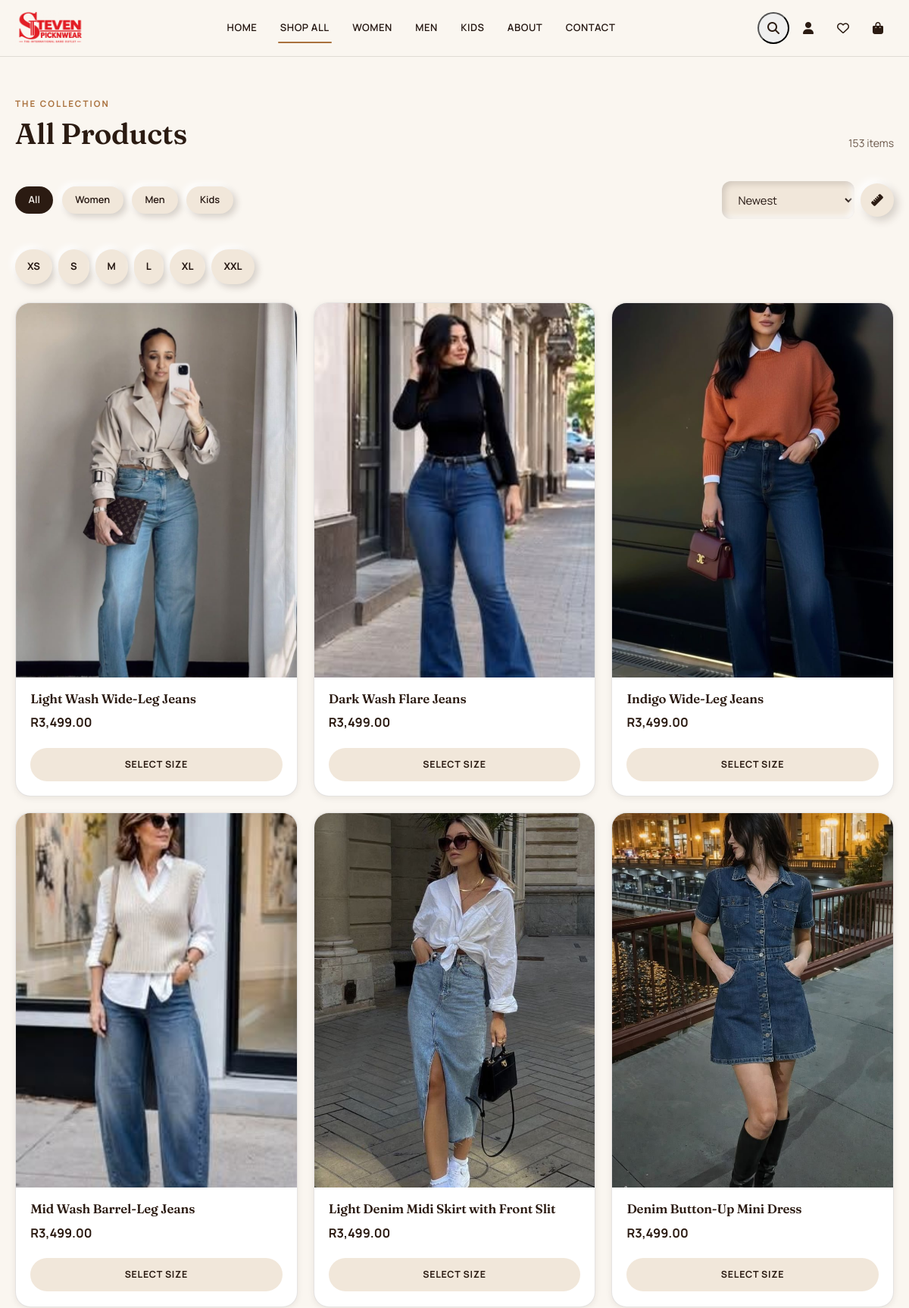
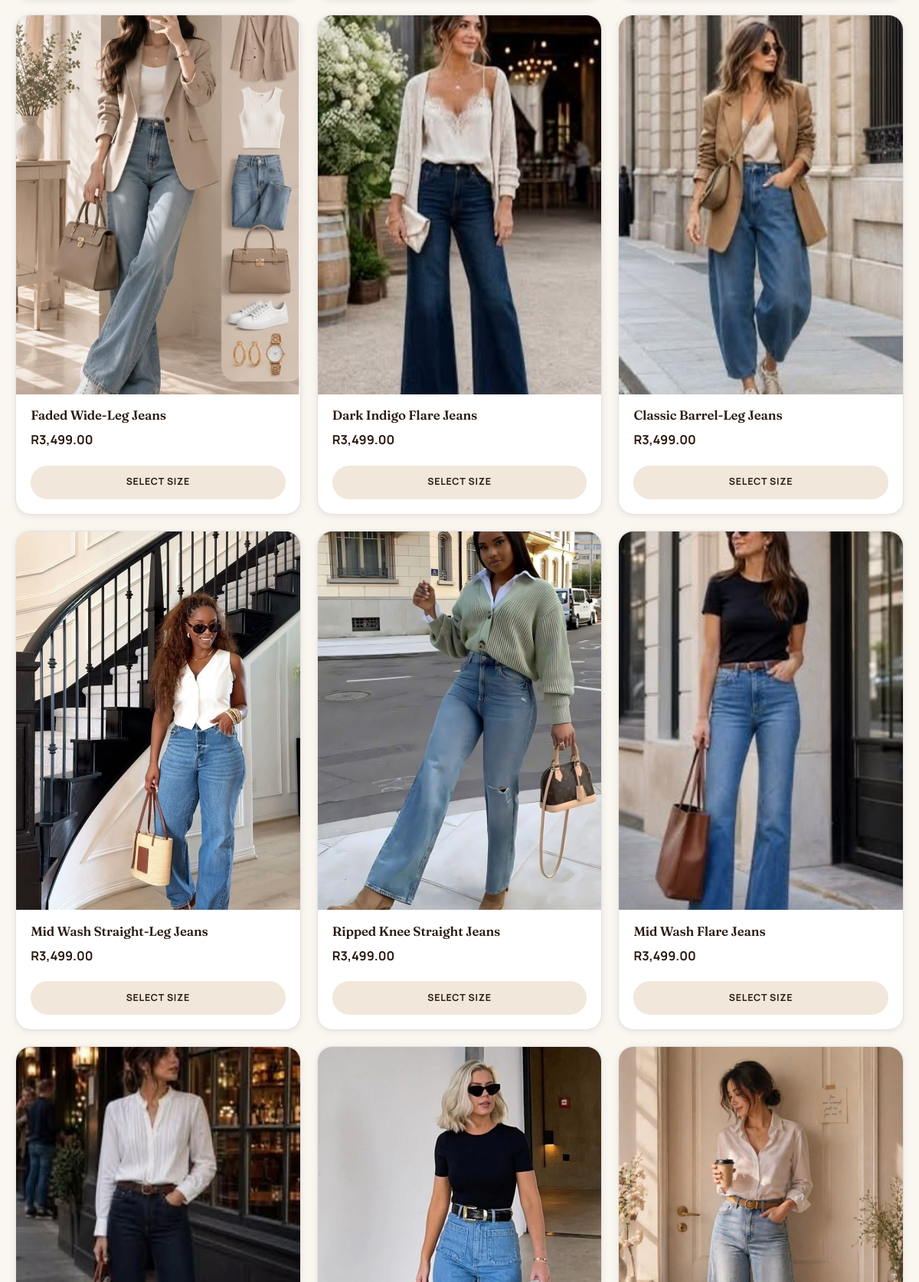
The page /shop.php (upper part) on the database its author committed (2 pictures, top to bottom).
### tables this page shows
CREATE TABLE IF NOT EXISTS `categories` (
  `id`         INT UNSIGNED NOT NULL AUTO_INCREMENT,
  `name`       VARCHAR(120) NOT NULL,
  `slug`       VARCHAR(140) NOT NULL UNIQUE,
  `parent_id`  INT UNSIGNED DEFAULT NULL,
  `image`      VARCHAR(500) DEFAULT NULL,
  `status`     ENUM('active','inactive') NOT NULL DEFAULT 'active',
  `sort_order` INT NOT NULL DEFAULT 0,
  `created_at` DATETIME NOT NULL DEFAULT CURRENT_TIMESTAMP,
  PRIMARY KEY (`id`),
  KEY `idx_slug` (`slug`),
  KEY `idx_parent` (`parent_id`)
);

CREATE TABLE IF NOT EXISTS `products` (
  `id`                 INT UNSIGNED NOT NULL AUTO_INCREMENT,
  `category_id`        INT UNSIGNED DEFAULT NULL,
  `name`               VARCHAR(200) NOT NULL,
  `slug`               VARCHAR(220) NOT NULL UNIQUE,
  `description`        LONGTEXT DEFAULT NULL,
  `short_desc`         TEXT DEFAULT NULL,
  `type`               ENUM('simple','variable') NOT NULL DEFAULT 'variable',
  `base_price`         DECIMAL(10,2) NOT NULL DEFAULT 0.00,
  `sale_price`         DECIMAL(10,2) DEFAULT NULL,
  `sku`                VARCHAR(80) DEFAULT NULL UNIQUE,
  `stock_status`       ENUM('in_stock','out_of_stock','on_backorder') NOT NULL DEFAULT 'in_stock',
  `stock_qty`          INT NOT NULL DEFAULT 0,
  `featured_image`     VARCHAR(500) DEFAULT NULL,
  `is_featured`        TINYINT(1) NOT NULL DEFAULT 0,
  `is_sale`            TINYINT(1) NOT NULL DEFAULT 0,
  `is_one_of_a_kind`   TINYINT(1) NOT NULL DEFAULT 0,
  `status`             ENUM('published','draft') NOT NULL DEFAULT 'draft',
  `tags`                VARCHAR(500) DEFAULT NULL,
  `meta_title`         VARCHAR(200) DEFAULT NULL,
  `meta_desc`          VARCHAR(320) DEFAULT NULL,
  `created_at`         DATETIME NOT NULL DEFAULT CURRENT_TIMESTAMP,
  `updated_at`         DATETIME NOT NULL DEFAULT CURRENT_TIMESTAMP ON UPDATE CURRENT_TIMESTAMP,
  PRIMARY KEY (`id`),
  KEY `idx_slug` (`slug`),
  KEY `idx_category` (`category_id`),
  KEY `idx_featured` (`is_featured`),
  KEY `idx_sale` (`is_sale`),
  KEY `idx_stock` (`stock_status`),
  KEY `idx_status` (`status`)
);

### config/security.php (called while the page is built, shortened)
<?php
function sanitize(mixed $data): mixed
{
    return htmlspecialchars(strip_tags(trim($data)), ENT_QUOTES, 'UTF-8');
}

### classes/ProductRepository.php (called while the page is built, shortened)
<?php
final class ProductRepository
{
    public function getAll(array $filters = [], int $page = 1, int $perPage = PRODUCTS_PER_PAGE): array
    {
        $where  = ['1=1'];
        $params = [];
        $status = $filters['status'] ?? 'published';
        if ($status !== 'all') {
            $where[] = 'p.status = :status';
            $params[':status'] = $status;
        }
        $orderBy = match ($filters['sort'] ?? 'newest') {
            'price_asc'  => 'COALESCE(p.sale_price, p.base_price) ASC',
            'price_desc' => 'COALESCE(p.sale_price, p.base_price) DESC',
            'name'       => 'p.name ASC',
            default      => 'p.created_at DESC',
        };
        $whereSql = implode(' AND ', $where);
        $countStmt = db()->prepare("SELECT COUNT(*) FROM products p LEFT JOIN categories c ON c.id = p.category_id WHERE $whereSql");
        $countStmt->execute($params);
        $total = (int) $countStmt->fetchColumn();
        $perPage = max(1, $perPage);
        $pages   = (int) max(1, ceil($total / $perPage));
        $page    = max(1, min($page, $pages));
        $offset  = ($page - 1) * $perPage;
        $sql = "SELECT p.*, c.name AS category_name, c.slug AS category_slug
                FROM products p LEFT JOIN categories c ON c.id = p.category_id
                WHERE $whereSql ORDER BY $orderBy LIMIT :limit OFFSET :offset";
        $stmt = db()->prepare($sql);
        foreach ($params as $k => $v) {
            $stmt->bindValue($k, $v);
        }
        $stmt->bindValue(':limit', $perPage, PDO::PARAM_INT);
        $stmt->bindValue(':offset', $offset, PDO::PARAM_INT);
        $stmt->execute();
        return ['items' => $stmt->fetchAll(), 'total' => $total, 'pages' => $pages, 'page' => $page];
    }
    public function getPrice(array $product): float
    {
        return ($product['is_sale'] && $product['sale_price']) ? (float) $product['sale_price'] : (float) $product['base_price'];
    }
}

### config/db.php (called while the page is built, shortened)
<?php
final class Database
{
    private static ?PDO $instance = null;
    public static function connect(): PDO
    {
        if (self::$instance === null) {
            $dsn = 'mysql:host=' . DB_HOST . ';dbname=' . DB_NAME . ';charset=' . DB_CHARSET;
            $options = [
                PDO::ATTR_ERRMODE            => PDO::ERRMODE_EXCEPTION,
                PDO::ATTR_DEFAULT_FETCH_MODE => PDO::FETCH_ASSOC,
                PDO::ATTR_EMULATE_PREPARES   => false,
                PDO::MYSQL_ATTR_INIT_COMMAND => "SET NAMES utf8mb4 COLLATE utf8mb4_unicode_ci",
            ];
            self::$instance = new PDO($dsn, DB_USER, DB_PASS, $options);
        }
        return self::$instance;
    }
}
function db(): PDO
{
    return Database::connect();
}

### includes/functions.php (called while the page is built, shortened)
<?php
require_once __DIR__ . '/../config/db.php';
require_once __DIR__ . '/../config/security.php';
require_once __DIR__ . '/../classes/ProductRepository.php';
function format_price(float $amount): string
{
    return CURRENCY . number_format($amount, 2);
}
function product_image(?string $url): string
{
    return str_starts_with($url, 'http') ? $url : SITE_URL . '/' . ltrim($url, '/');
}
function get_categories(bool $activeOnly = true): array
{
    $sql = "SELECT c.*, (SELECT COUNT(*) FROM products p WHERE p.category_id = c.id AND p.status='published') AS product_count
            FROM categories c" . ($activeOnly ? " WHERE c.status = 'active'" : "") . " ORDER BY c.sort_order, c.name";
    return db()->query($sql)->fetchAll();
}

### includes/product-card.php (the view, shortened to what this page needs)
<?php
$repo = $repo ?? new ProductRepository();
$price = $repo->getPrice($product);
$img = product_image($product['featured_image']);
?>
<div class="product-card" data-product-id="<?= $product['id'] ?>">
  <div class="product-card-img-wrap">
    <a href="<?= SITE_URL ?>/modules/shop/product.php?slug=<?= urlencode($product['slug']) ?>">
      <img class="product-card-img" src="<?= htmlspecialchars($img) ?>" alt="<?= htmlspecialchars($product['name']) ?>" loading="lazy"
           onerror="this.onerror=null;this.src='<?= SITE_URL ?>/assets/img/placeholder.jpg'">
    </a>
  </div>
  <div class="product-card-body">
    <h3 class="product-card-name">
      <a href="<?= SITE_URL ?>/modules/shop/product.php?slug=<?= urlencode($product['slug']) ?>"><?= htmlspecialchars($product['name']) ?></a>
    </h3>
    <div class="product-card-price">
      <span class="price-current"><?= format_price($price) ?></span>
    </div>
  </div>
  <div class="product-card-footer">
    <a href="<?= SITE_URL ?>/modules/shop/product.php?slug=<?= urlencode($product['slug']) ?>" class="add-to-cart-btn" style="display:block;text-align:center;">
      <?= $product['stock_status'] === 'out_of_stock' ? 'Sold Out' : 'Select Size' ?>
    </a>
  </div>
</div>

### shop.php (shortened to what this page needs)
<?php
require_once __DIR__ . '/includes/functions.php';
require_once __DIR__ . '/includes/header.php';
$repo = new ProductRepository();
$filters = ['status' => 'published'];
$filters['sort'] = sanitize($_GET['sort'] ?? ($filters['sort'] ?? 'newest'));
$page = max(1, (int) ($_GET['page'] ?? 1));
$result = $repo->getAll($filters, $page, PRODUCTS_PER_PAGE);
$categories = get_categories();
$activeCat  = $filters['category'] ?? '';
$sizes      = $activeCat === 'kids' ? KIDS_SIZES : JACKET_SIZES;
$heading    = MAIN_CATEGORIES[$activeCat] ?? ($activeCat !== '' ? ucfirst($activeCat) : 'All Products');
$wishlistIds = is_logged_in() ? wishlist_ids((int) $current_user['id']) : [];
function shop_qs(array $overrides): string {
    $params = array_merge($_GET, $overrides);
    $params = array_filter($params, fn($v) => $v !== '' && $v !== null);
    return '?' . http_build_query($params);
}
?>
<section class="section-sm">
  <div class="container-ric">
    <div class="section-heading">
      <div>
        <span class="eyebrow">The Collection</span>
        <h2><?= htmlspecialchars($heading) ?></h2>
      </div>
      <span class="text-muted-ric small"><?= $result['total'] ?> item<?= $result['total'] === 1 ? '' : 's' ?></span>
    </div>
    <div class="filters-bar">
      <a href="<?= shop_qs(['category' => null, 'style' => null, 'size' => null, 'page' => null]) ?>" class="chip <?= empty($filters['category']) ? 'is-active' : '' ?>">All</a>
      <?php foreach ($categories as $cat): ?>
        <a href="<?= shop_qs(['category' => $cat['slug'], 'style' => null, 'size' => null, 'page' => null]) ?>" class="chip <?= ($filters['category'] ?? '') === $cat['slug'] ? 'is-active' : '' ?>"><?= htmlspecialchars($cat['name']) ?></a>
      <?php endforeach; ?>
      <div class="ms-auto d-flex gap-2 align-items-center">
        <select class="form-control-ric" style="width:auto;" onchange="window.location.href=this.value">
          <?php foreach (['newest' => 'Newest', 'price_asc' => 'Price: Low to High', 'price_desc' => 'Price: High to Low', 'name' => 'Name A–Z'] as $val => $label): ?>
            <option value="<?= shop_qs(['sort' => $val]) ?>" <?= $filters['sort'] === $val ? 'selected' : '' ?>><?= $label ?></option>
          <?php endforeach; ?>
        </select>
        <button type="button" class="btn-icon-neu" data-bs-toggle="modal" data-bs-target="#sizeGuideModal" title="Size Guide"><i class="fa-solid fa-ruler"></i></button>
      </div>
    </div>
    <div class="d-flex flex-wrap gap-2 mb-4">
      <?php foreach ($sizes as $sz): ?>
        <a href="<?= shop_qs(['size' => ($filters['size'] ?? '') === $sz ? null : $sz]) ?>" class="size-chip <?= ($filters['size'] ?? '') === $sz ? 'is-active' : '' ?>" style="width:auto;padding:0 1rem;border-radius:var(--radius-pill);"><?= $sz ?></a>
      <?php endforeach; ?>
    </div>
    <?php if ($result['items']): ?>
      <div class="product-grid">
        <?php foreach ($result['items'] as $product): $in_wishlist = in_array($product['id'], $wishlistIds); ?>
          <?php include __DIR__ . '/includes/product-card.php'; ?>
        <?php endforeach; ?>
      </div>
    <?php endif; ?>
  </div>
</section>
<?php require_once __DIR__ . '/includes/footer.php'; ?>

### assets/css/theme.css (style rules this page uses)
:root { --espresso: #2B1B12; --espresso-2: #3D2818; --espresso-3: #4A3220; --saddle: #A9713D; --saddle-light: #C99760; --saddle-dark: #8A5A2E; --rust: #8C4A2F; --ivory: #FAF6F0; --cream: #F1E7DA; --cream-2: #E9DCC8; --white: #FFFFFF; --text-dark: #241611; --text-muted: #6B584A; --text-on-dark: #F1E7DA; --text-on-dark-muted: rgba(241,231,218,0.68); --success: #4C7A4A; --danger: #B0432E; --warning: #B9812E; --info: #3E6E8C; --border-light: rgba(43,27,18,0.12); --border-dark: rgba(255,255,255,0.10); --glass-bg-dark: rgba(43,27,18,0.55); --glass-bg-darker: rgba(24,15,10,0.72); --glass-bg-light: rgba(250,246,240,0.6); --glass-border: rgba(255,255,255,0.22); --glass-blur: 20px; --neu-light: #FFFFFF; --neu-shadow-dark: rgba(43,27,18,0.18); --neu-distance: 6px; --neu-blur: 14px; --font-serif: 'Fraunces', Georgia, 'Times New Roman', serif; --font-sans: 'Manrope', 'Helvetica Neue', Arial, sans-serif; --radius-sm: 6px; --radius: 12px; --radius-lg: 20px; --radius-pill: 999px; --shadow-sm: 0 2px 8px rgba(43,27,18,0.08); --shadow: 0 8px 24px rgba(43,27,18,0.12); --shadow-lg: 0 20px 50px rgba(43,27,18,0.22); --shadow-saddle: 0 10px 30px rgba(169,113,61,0.25); --transition: all .35s cubic-bezier(.4,0,.2,1); --transition-fast: all .18s ease; --container-max: 1360px; }
* { box-sizing: border-box; }
html { scroll-behavior: smooth; }
body { font-family: var(--font-sans); color: var(--text-dark); background: var(--ivory); -webkit-font-smoothing: antialiased; overflow-x: hidden; }
h1, h2, h3, h4, h5, h6, .font-serif { font-family: var(--font-serif); color: var(--espresso); font-weight: 600; letter-spacing: -0.01em; }
.eyebrow { font-family: var(--font-sans); font-size: 0.72rem; font-weight: 700; letter-spacing: 0.18em; text-transform: uppercase; color: var(--saddle); }
a { color: inherit; text-decoration: none; }
img { max-width: 100%; display: block; }
.container-ric { width: 100%; max-width: var(--container-max); margin: 0 auto; padding: 0 20px; }
.text-muted-ric { color: var(--text-muted) !important; }

### assets/css/responsive.css (style rules this page uses)
html, body { overflow-x: hidden; }
@media (max-width: 1399px) { .product-grid { grid-template-columns: repeat(3, 1fr); gap: 1.3rem; } }
@media (hover: none) { .product-card-img-wrap { padding-bottom: 0; } }

### rows shown on the page
categories: name "Women"
categories: name "Men"
categories: name "Kids"
products: featured_image (picture), name "Light Wash Wide-Leg Jeans", format_price($price) "R3,499.00", stock_status "SELECT SIZE"
products: featured_image (picture), name "Dark Wash Flare Jeans", format_price($price) "R3,499.00", stock_status "SELECT SIZE"
products: featured_image (picture), name "Indigo Wide-Leg Jeans", format_price($price) "R3,499.00", stock_status "SELECT SIZE"
products: featured_image (picture), name "Mid Wash Barrel-Leg Jeans", format_price($price) "R3,499.00", stock_status "SELECT SIZE"
products: featured_image (picture), name "Light Denim Midi Skirt with Front Slit", format_price($price) "R3,499.00", stock_status "SELECT SIZE"
products: featured_image (picture), name "Denim Button-Up Mini Dress", format_price($price) "R3,499.00", stock_status "SELECT SIZE"
products: featured_image (picture), name "Faded Wide-Leg Jeans", format_price($price) "R3,499.00", stock_status "SELECT SIZE"
products: featured_image (picture), name "Dark Indigo Flare Jeans", format_price($price) "R3,499.00", stock_status "SELECT SIZE"
products: featured_image (picture), name "Classic Barrel-Leg Jeans", format_price($price) "R3,499.00", stock_status "SELECT SIZE"
products: featured_image (picture), name "Mid Wash Straight-Leg Jeans", format_price($price) "R3,499.00", stock_status "SELECT SIZE"
products: featured_image (picture), name "Ripped Knee Straight Jeans", format_price($price) "R3,499.00", stock_status "SELECT SIZE"
products: featured_image (picture), name "Mid Wash Flare Jeans", format_price($price) "R3,499.00", stock_status "SELECT SIZE"
products: featured_image (picture)
products: featured_image (picture)
products: featured_image (picture)

### other values the page prints
$label "WOMEN"
$label "MEN"
$label "KIDS"
$heading "All Products"
$result['total'] "153"
$sz "XS"
$sz "S"
$sz "M"
$sz "L"
$sz "XL"
$sz "XXL"
form field value "Newest"
